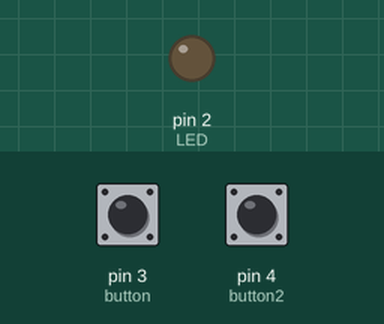
Simulated run of this sketch. Board: Arduino Uno, built with avr-gcc and run on an emulated ATmega328P. Shown: output pins drawn as LEDs (lit = HIGH). The inputs (shaded band) are chosen by the test bench; at power-on: pin 3 (button) HIGH, pin 4 (button2) HIGH.

Above: at 1.2 s.
1.3 s: pin 3 (button) pulled LOW for 0.15 s
At 1.8 s:
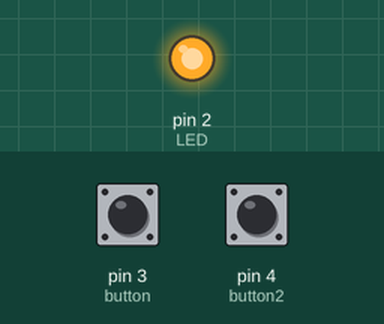
2.9 s: pin 4 (button2) pulled LOW for 0.15 s
At 4.1 s:
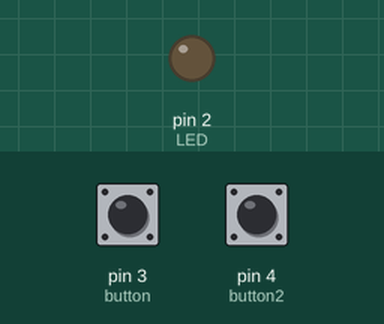
4.5 s: pin 3 (button) pulled LOW for 1 s
At 5.5 s:
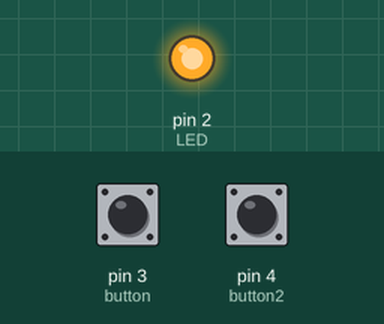
7.0 s: pin 3 (button) driven LOW and pin 4 (button2) driven LOW
At 7.6 s:
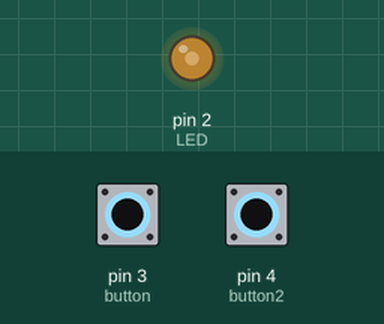
8.5 s: pin 4 (button2) driven HIGH
At 9.5 s:
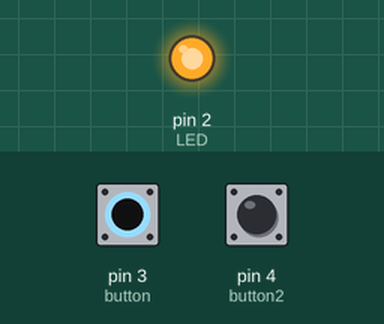
Timing chart, 0 to 11.0 s (numbered marks = the images above; inputs shaded):
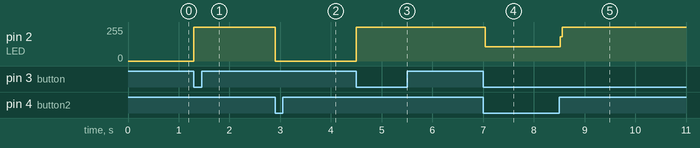

Measured:
- after the input at 1.3 s, pin 2 (LED): 0/255 → 255/255 at once
- after the input at 2.9 s, pin 2 (LED): 255/255 → 0/255 at once
- after the input at 4.5 s, pin 2 (LED): 0/255 → 255/255 at once
- after the input at 7.0 s, pin 2 (LED): 255/255 → 108/255 at once
- after the input at 8.5 s, pin 2 (LED): 108/255 → 255/255 at once

The sketch:

z16_two_buttons1.ino
```cpp
int LED = 2;
int button = 3;
int button2 = 4;

void setup()
{
  pinMode(LED, OUTPUT);
  pinMode(button, INPUT_PULLUP);
  pinMode(button2, INPUT_PULLUP);
  digitalWrite(LED, LOW);
}

void loop()
{


  if(digitalRead(button) == LOW){
  	digitalWrite(LED, HIGH);
  }

  if(digitalRead(button2) == LOW){
  	digitalWrite(LED, LOW);
  }


}
```
